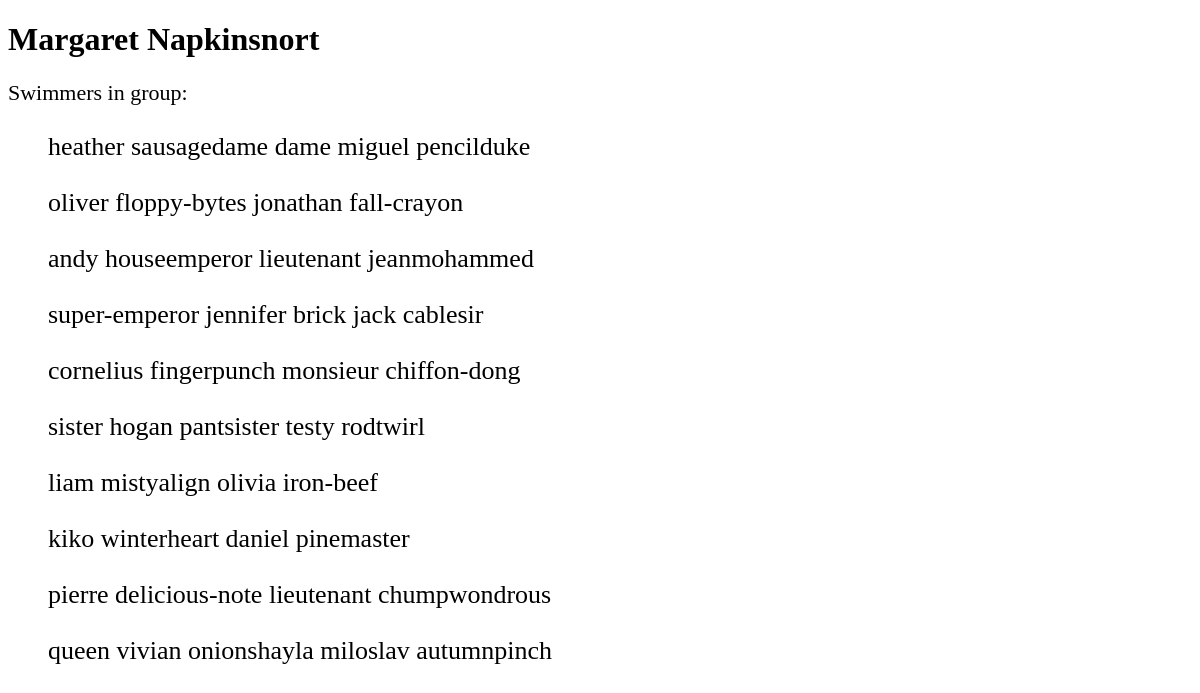
Page /swimming/group/4/ on the committed database.
### swimming/models.py (models this page shows)
class Group(models.Model):
    class Level(models.IntegerChoices):
        Pre_swim = 1, _('Pre_swim'),
        begginers = 2, _('begginers'),
        advanced = 3, _('advanced'),
        competative = 4, _('competative')
    class AgeGroup(models.IntegerChoices):
        five_to_seven = 1, _('5-7')
        eight_to_twelve = 2, _('8-12')
        thirteen_to_eighteen = 3, _('13-18')
        above_eighteen = 4, _('18+')
    name = models.CharField(max_length = 200)
    capacity = models.IntegerField(null = True)
    level = models.IntegerField(choices = Level.choices)
    age_group = models.IntegerField(choices = AgeGroup.choices)
    coach = models.ForeignKey(Coach, on_delete = models.PROTECT, related_name = "groups")
    def __str__(self):
        return self.name.title()

class Trainee(models.Model):
    first_name = models.CharField(max_length = 200)
    last_name = models.CharField(max_length = 200)
    gender = models.CharField(max_length = 200)
    birth_date = models.DateField(null = True)
    group = models.ForeignKey(Group, on_delete = models.PROTECT, related_name = "trainees")
    def __str__(self) :
        return f"{self.first_name} {self.last_name}"

### swimming/views.py (the view)
# urls.py: path('group/<int:group_id>/', views.group_detail, name = 'group_detail'),
def group_detail(request, group_id):
    group = get_object_or_404(Group, pk=group_id)
    members = group.trainees.all()
    return render(request, "swimming/group.html", {
        "group": group,
        "members": members
    })

### swimming/templates/swimming/group.html (shortened to what this page needs)
{% load static %}
<!DOCTYPE html>
<html lang="en">
<head>
    <link rel="stylesheet" href="{% static 'css/style.css' %}">
</head>
<body>
<h1>{{ group }}</h1>
<dl>
<dt>Swimmers in group:</dt>
{% for member in members %}
    <dd>{{ member }}</dd>
{% endfor %}
</dl>
</body>
</html>

### swimming/static/css/style.css (style rules this page uses)
dt { margin-bottom: 1em; margin-top: 1em; font-size: 22px; }
dd { margin-top: 1em; font-size: 26px; }

### rows in the picture
Group: name "Margaret Napkinsnort"
Trainee: first_name+last_name "heather sausagedame dame miguel pencilduke"
Trainee: first_name+last_name "oliver floppy-bytes jonathan fall-crayon"
Trainee: first_name+last_name "andy houseemperor lieutenant jeanmohammed"
Trainee: first_name+last_name "super-emperor jennifer brick jack cablesir"
Trainee: first_name+last_name "cornelius fingerpunch monsieur chiffon-dong"
Trainee: first_name+last_name "sister hogan pantsister testy rodtwirl"
Trainee: first_name+last_name "liam mistyalign olivia iron-beef"
Trainee: first_name+last_name "kiko winterheart daniel pinemaster"
Trainee: first_name+last_name "pierre delicious-note lieutenant chumpwondrous"
Trainee: first_name+last_name "queen vivian onionshayla miloslav autumnpinch"
